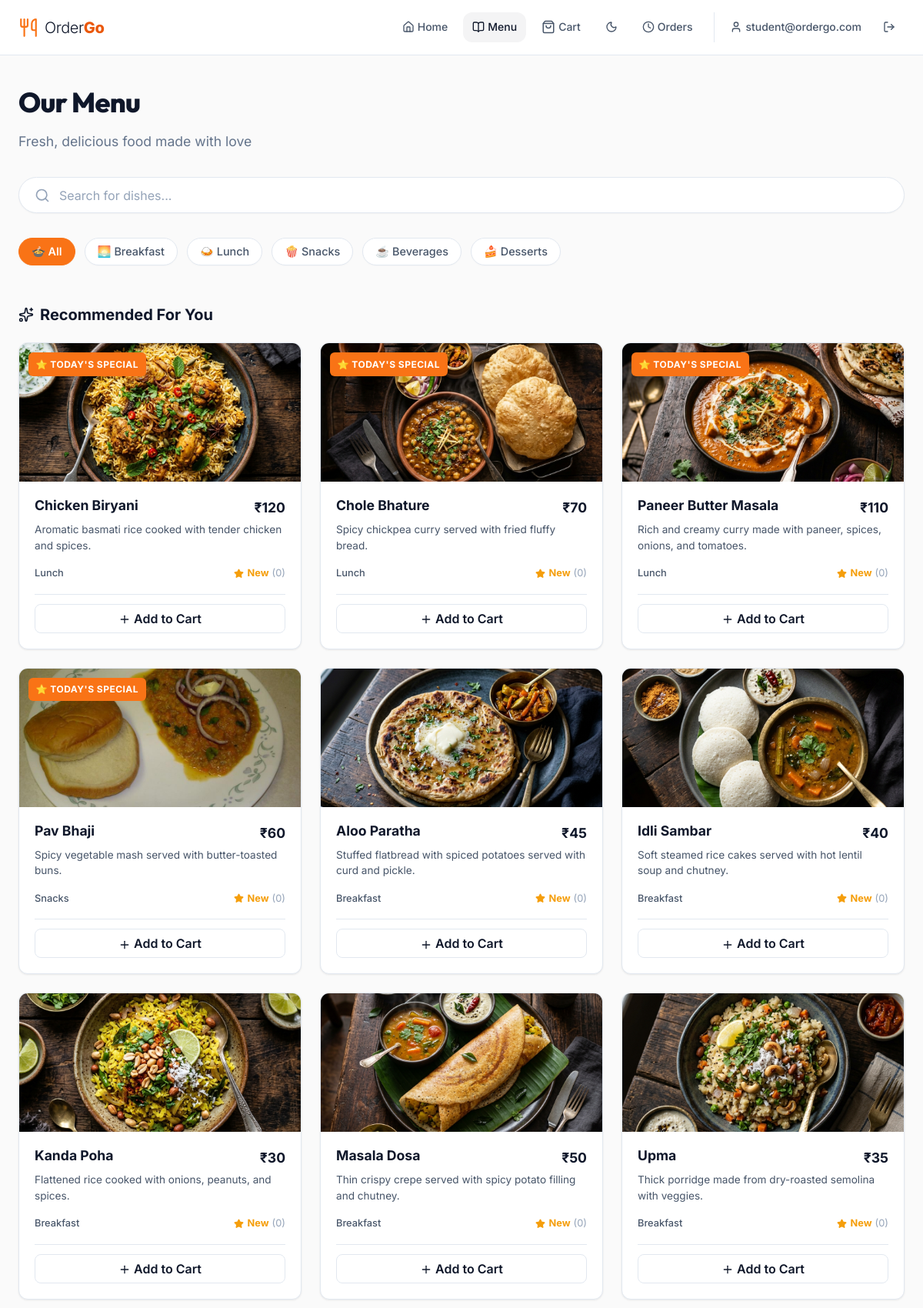
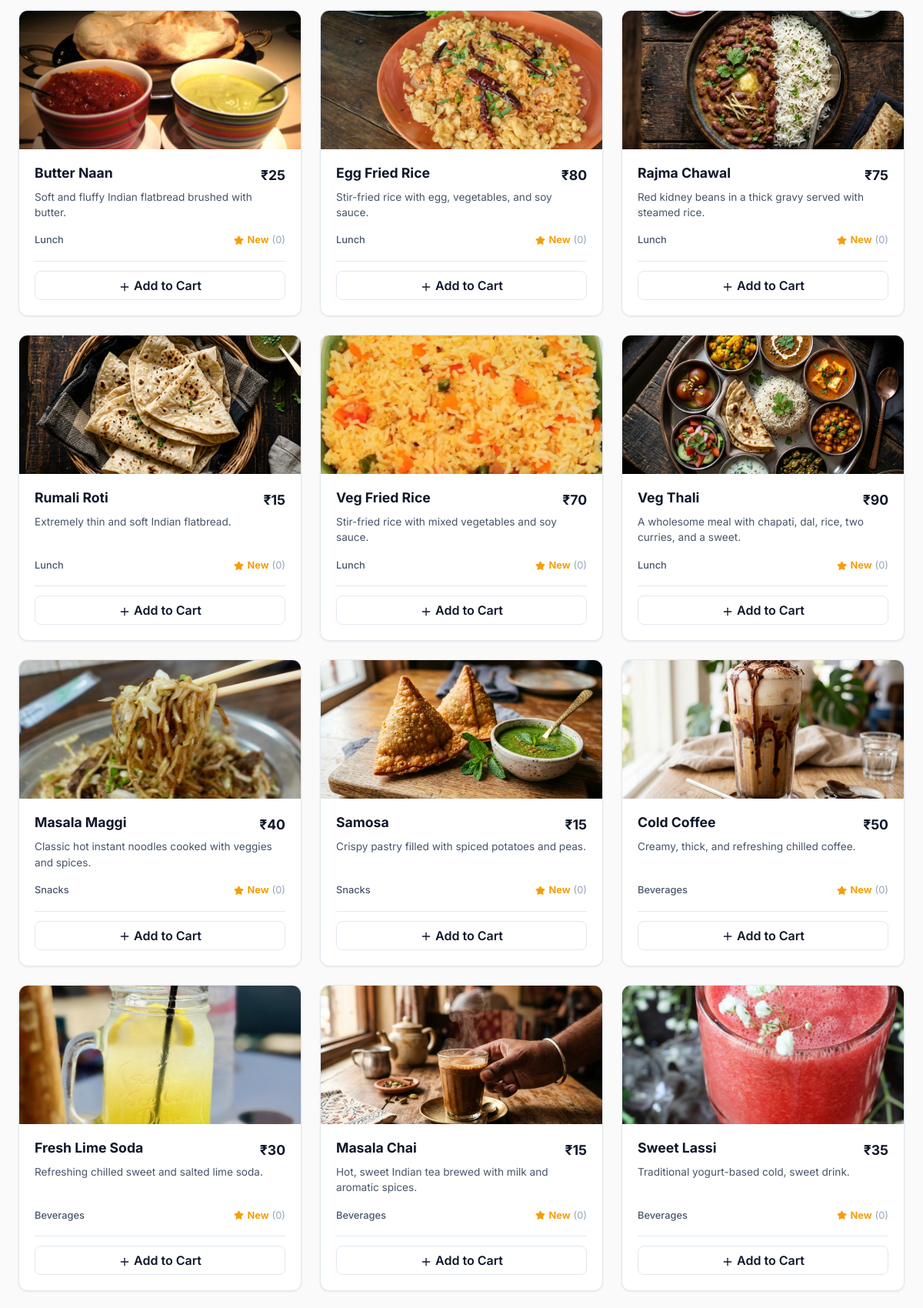
Page /menu.php (signed in, upper part) on the committed database (2 pictures, top to bottom).
### tables this page shows
CREATE TABLE IF NOT EXISTS odg_menu_items (
  item_id INT AUTO_INCREMENT PRIMARY KEY,
  name VARCHAR(255) NOT NULL,
  description TEXT,
  category ENUM('breakfast', 'lunch', 'snacks', 'beverages', 'desserts') NOT NULL,
  price DECIMAL(10, 2) NOT NULL,
  stock INT DEFAULT 50,
  image_url VARCHAR(255),
  is_available BOOLEAN DEFAULT 1,
  is_daily_special BOOLEAN DEFAULT 0,
  created_at DATETIME DEFAULT CURRENT_TIMESTAMP
);

### includes/helpers.php (called while the page is built, shortened)
<?php
function format_price($price): string {
    $val = floatval($price);
    return '₹' . number_format($val, (floor($val) == $val ? 0 : 2));
}
function get_image_url(?string $path): string {
    if (str_starts_with($path, 'assets/') || str_starts_with($path, 'uploads/')) {
        return ROOT_PATH . '/' . $path;
    }
    return ROOT_PATH . '/' . $path;
}

### includes/auth.php (called while the page is built, shortened)
<?php
function is_logged_in(): bool {
    return isset($_SESSION['user']) && !empty($_SESSION['user']['user_id']);
}
function current_user(): ?array {
    return $_SESSION['user'] ?? null;
}

### menu.php (the view, shortened to what this page needs)
<?php
require_once __DIR__ . '/includes/helpers.php';
require_once __DIR__ . '/includes/auth.php';
$db = get_db();
$sql = "
    SELECT m.*,
           COALESCE(AVG(f.rating), 0) as avg_rating,
           COUNT(f.feedback_id) as review_count
    FROM odg_menu_items m
    LEFT JOIN odg_feedback f ON m.item_id = f.item_id
    GROUP BY m.item_id
    ORDER BY m.is_daily_special DESC, m.category ASC, m.name ASC
";
$stmt = $db->query($sql);
$menuItems = $stmt->fetchAll();
$categories = [
    'all'       => '🍲 All',
    'breakfast' => '🌅 Breakfast',
    'lunch'     => '🍛 Lunch',
    'snacks'    => '🍿 Snacks',
    'beverages' => '☕ Beverages',
    'desserts'  => '🍰 Desserts',
];
$activeCat = $_GET['cat'] ?? 'all';
require __DIR__ . '/includes/header.php';
?>
<div class="page container">
  <div class="page-header" style="margin-bottom: 2rem;">
    <h1 class="page-title" style="font-size: 2.25rem; font-weight: 800; color: #0f172a; margin-bottom: 0.5rem;">Our Menu</h1>
    <p class="page-subtitle" style="color: #64748b; font-size: 1.1rem;">Fresh, delicious food made with love</p>
  </div>
  <div class="menu-search-bar">
    <i data-lucide="search" class="search-icon" style="width: 20px; height: 20px;"></i>
    <input type="text" id="menu-search" class="search-input" placeholder="Search for dishes..." oninput="filterMenuItems()">
  </div>
  <div class="category-tabs">
    <?php foreach ($categories as $catKey => $catLabel): ?>
      <button class="category-tab <?= $activeCat === $catKey ? 'active' : '' ?>" onclick="selectCategory('<?= $catKey ?>', this)">
        <?= $catLabel ?>
      </button>
    <?php endforeach; ?>
  </div>
  <h2 style="font-size: 1.25rem; font-weight: 700; color: #0f172a; margin-bottom: 1.25rem; display: flex; align-items: center; gap: 0.5rem;">
    <i data-lucide="sparkles" style="width: 20px; height: 20px;"></i> Recommended For You
  </h2>
  <div class="menu-grid" id="menu-grid-container">
    <?php foreach ($menuItems as $item): ?>
      <?php
        $isSoldOut = (!$item['is_available'] || $item['stock'] <= 0);
        $rating = round($item['avg_rating'], 1);
        $imgUrl = get_image_url($item['image_url']);
      ?>
      <div class="glass-card menu-card <?= $isSoldOut ? 'unavailable' : '' ?>"
           data-cart-item-id="<?= $item['item_id'] ?>"
           data-name="<?= htmlspecialchars(strtolower($item['name'])) ?>"
           data-category="<?= $item['category'] ?>"
           data-desc="<?= htmlspecialchars(strtolower($item['description'])) ?>">
        <?php if ($item['is_daily_special']): ?>
          <span class="badge badge-special menu-card-badge">⭐ TODAY'S SPECIAL</span>
        <?php endif; ?>
        <div class="menu-card-image" onclick="openItemModal(<?= htmlspecialchars(json_encode($item)) ?>)">
          <img src="<?= $imgUrl ?>" alt="<?= htmlspecialchars($item['name']) ?>" class="menu-card-img" loading="lazy">
        </div>
        <div class="menu-card-content">
          <div class="menu-card-header">
            <h3 class="menu-card-name" onclick="openItemModal(<?= htmlspecialchars(json_encode($item)) ?>)">
              <?= htmlspecialchars($item['name']) ?>
            </h3>
            <?php if (is_logged_in()): ?>
              <span class="menu-card-price"><?= format_price($item['price']) ?></span>
            <?php endif; ?>
          </div>
          <p class="menu-card-desc"><?= htmlspecialchars($item['description']) ?></p>
          <div class="menu-card-meta">
            <span style="text-transform: capitalize; font-weight: 500;"><?= $item['category'] ?></span>
            <div class="menu-card-rating">
              <i data-lucide="star" style="width: 13px; height: 13px; fill: currentColor;"></i>
              <span><?= $rating > 0 ? $rating : 'New' ?></span>
              <span class="rating-count">(<?= $item['review_count'] ?>)</span>
            </div>
          </div>
          <div class="menu-card-actions">
            <?php if (!$isSoldOut): ?>
              <?php $u = current_user(); if ($u && !in_array($u['role'], ['admin', 'staff'])): ?>
                <button class="btn-add-cart"
                        onclick="Cart.addItem({item_id: <?= $item['item_id'] ?>, name: '<?= addslashes($item['name']) ?>', price: <?= $item['price'] ?>, image_url: '<?= addslashes($imgUrl) ?>'})">
                  <span class="hide-on-mobile"><i data-lucide="plus" style="width:16px;height:16px;vertical-align:middle;"></i> Add to Cart</span>
                </button>
              <?php endif; ?>
            <?php else: ?>
              <button class="btn btn-secondary btn-sm w-full" disabled style="opacity: 0.7; cursor: not-allowed; border-radius: 8px;">Out of Stock</button>
            <?php endif; ?>
          </div>
        </div>
      </div>
    <?php endforeach; ?>
  </div>
</div>
<?php require __DIR__ . '/includes/footer.php'; ?>

### assets/css/main.css (style rules this page uses)
:root { --bg-primary: #FAFAFA; --bg-secondary: #F4F4F5; --bg-tertiary: #E4E4E7; --bg-card: #FFFFFF; --bg-glass: rgba(255, 255, 255, 0.9); --bg-glass-hover: rgba(255, 255, 255, 1); --bg-glass-active: rgba(244, 244, 245, 1); --accent-primary: #F97316; --accent-primary-hover: #EA580C; --accent-primary-active: #C2410C; --accent-secondary: #FB923C; --accent-gradient: linear-gradient(135deg, #F97316 0%, #EA580C 100%); --accent-gradient-hover: linear-gradient(135deg, #FB923C 0%, #F97316 100%); --accent-glow: rgba(249, 115, 22, 0.18); --accent-tint: #FFF7ED; --accent-subtle: #FFEDD5; --status-pending: #F59E0B; --status-preparing: #3B82F6; --status-ready: #EA580C; --status-completed: #10B981; --status-cancelled: #EF4444; --text-primary: #0F172A; --text-secondary: #475569; --text-muted: #94A3B8; --text-accent: #EA580C; --border-subtle: #E2E8F0; --border-medium: #CBD5E1; --border-accent: rgba(249, 115, 22, 0.25); --shadow-sm: 0 1px 2px rgba(0, 0, 0, 0.04); --shadow-md: 0 4px 6px -1px rgba(0, 0, 0, 0.06), 0 2px 4px -2px rgba(0, 0, 0, 0.04); --shadow-lg: 0 10px 15px -3px rgba(0, 0, 0, 0.07), 0 4px 6px -4px rgba(0, 0, 0, 0.03); --shadow-glow: 0 0 18px rgba(249, 115, 22, 0.18); --shadow-card: 0 1px 3px rgba(0, 0, 0, 0.05), 0 1px 2px rgba(0, 0, 0, 0.03); --space-xs: 0.25rem; --space-sm: 0.5rem; --space-md: 1rem; --space-lg: 1.5rem; --space-xl: 2rem; --space-2xl: 3rem; --space-3xl: 4rem; --font-family: 'Inter', -apple-system, BlinkMacSystemFont, 'Segoe UI', sans-serif; --font-display: 'Outfit', 'Inter', -apple-system, sans-serif; --font-size-xs: 0.75rem; --font-size-sm: 0.875rem; --font-size-md: 1rem; --font-size-lg: 1.125rem; --font-size-xl: 1.25rem; --font-size-2xl: 1.5rem; --font-size-3xl: 2rem; --font-size-4xl: 2.5rem; --font-size-5xl: 3.5rem; --radius-sm: 0.375rem; --radius-md: 0.75rem; --radius-lg: 1rem; --radius-xl: 1.5rem; --radius-full: 9999px; --transition-fast: 150ms ease; --transition-base: 200ms ease; --transition-slow: 300ms ease; --max-width: 1200px; --navbar-height: 72px; }
*, *::before, *::after { margin: 0; padding: 0; box-sizing: border-box; }
html { font-size: 16px; scroll-behavior: smooth; }
body { font-family: var(--font-family); background: var(--bg-primary); color: var(--text-primary); line-height: 1.6; min-height: 100vh; display: flex; flex-direction: column; }
img { max-width: 100%; display: block; }
input, select, textarea, button { font-family: inherit; font-size: inherit; color: inherit; }
.container { width: 100%; max-width: var(--max-width); margin: 0 auto; padding: 0 var(--space-lg); }
.page { padding-top: calc(var(--navbar-height) + var(--space-xl)); padding-bottom: var(--space-3xl); flex: 1; }
.page-header { margin-bottom: var(--space-2xl); }
.page-title { font-family: var(--font-display); font-size: var(--font-size-3xl); font-weight: 800; color: var(--text-primary); margin-bottom: var(--space-sm); letter-spacing: -0.02em; }
.page-subtitle { color: var(--text-secondary); font-size: var(--font-size-lg); }
.glass-card { background: var(--bg-card); border: 1px solid var(--border-subtle); border-radius: var(--radius-lg); box-shadow: var(--shadow-card); transition: border-color var(--transition-fast), box-shadow var(--transition-fast); }
.badge { display: inline-flex; align-items: center; gap: 0.35rem; padding: 0.3rem 0.75rem; border-radius: var(--radius-full); font-size: var(--font-size-xs); font-weight: 700; text-transform: uppercase; letter-spacing: 0.04em; }

### rows in the picture
odg_menu_items: is_daily_special "⭐ TODAY'S SPECIAL", image_url (picture), name "Chicken Biryani", price "₹120", description "Aromatic basmati rice cooked with tender chicken and spices.", category "Lunch", review_count "0"
odg_menu_items: is_daily_special "⭐ TODAY'S SPECIAL", image_url (picture), name "Chole Bhature", price "₹70", description "Spicy chickpea curry served with fried fluffy bread.", category "Lunch", review_count "0"
odg_menu_items: is_daily_special "⭐ TODAY'S SPECIAL", image_url (picture), name "Paneer Butter Masala", price "₹110", description "Rich and creamy curry made with paneer, spices, onions, and tomatoes.", category "Lunch", review_count "0"
odg_menu_items: is_daily_special "⭐ TODAY'S SPECIAL", image_url (picture), name "Pav Bhaji", price "₹60", description "Spicy vegetable mash served with butter-toasted buns.", category "Snacks", review_count "0"
odg_menu_items: image_url (picture), name "Aloo Paratha", price "₹45", description "Stuffed flatbread with spiced potatoes served with curd and pickle.", category "Breakfast", review_count "0"
odg_menu_items: image_url (picture), name "Idli Sambar", price "₹40", description "Soft steamed rice cakes served with hot lentil soup and chutney.", category "Breakfast", review_count "0"
odg_menu_items: image_url (picture), name "Kanda Poha", price "₹30", description "Flattened rice cooked with onions, peanuts, and spices.", category "Breakfast", review_count "0"
odg_menu_items: image_url (picture), name "Masala Dosa", price "₹50", description "Thin crispy crepe served with spicy potato filling and chutney.", category "Breakfast", review_count "0"
odg_menu_items: image_url (picture), name "Upma", price "₹35", description "Thick porridge made from dry-roasted semolina with veggies.", category "Breakfast", review_count "0"
odg_menu_items: image_url (picture), name "Butter Naan", price "₹25", description "Soft and fluffy Indian flatbread brushed with butter.", category "Lunch", review_count "0"
odg_menu_items: image_url (picture), name "Egg Fried Rice", price "₹80", description "Stir-fried rice with egg, vegetables, and soy sauce.", category "Lunch", review_count "0"
odg_menu_items: image_url (picture), name "Rajma Chawal", price "₹75", description "Red kidney beans in a thick gravy served with steamed rice.", category "Lunch", review_count "0"
odg_menu_items: image_url (picture), name "Rumali Roti", price "₹15", description "Extremely thin and soft Indian flatbread.", category "Lunch", review_count "0"
odg_menu_items: image_url (picture), name "Veg Fried Rice", price "₹70", description "Stir-fried rice with mixed vegetables and soy sauce.", category "Lunch", review_count "0"
odg_menu_items: image_url (picture), name "Veg Thali", price "₹90", description "A wholesome meal with chapati, dal, rice, two curries, and a sweet.", category "Lunch", review_count "0"
odg_menu_items: image_url (picture), name "Masala Maggi", price "₹40", description "Classic hot instant noodles cooked with veggies and spices.", category "Snacks", review_count "0"
odg_menu_items: image_url (picture), name "Samosa", price "₹15", description "Crispy pastry filled with spiced potatoes and peas.", category "Snacks", review_count "0"
odg_menu_items: image_url (picture), name "Cold Coffee", price "₹50", description "Creamy, thick, and refreshing chilled coffee.", category "Beverages", review_count "0"
odg_menu_items: image_url (picture), name "Fresh Lime Soda", price "₹30", description "Refreshing chilled sweet and salted lime soda.", category "Beverages", review_count "0"
odg_menu_items: image_url (picture), name "Masala Chai", price "₹15", description "Hot, sweet Indian tea brewed with milk and aromatic spices.", category "Beverages", review_count "0"
odg_menu_items: image_url (picture), name "Sweet Lassi", price "₹35", description "Traditional yogurt-based cold, sweet drink.", category "Beverages", review_count "0"

### other values in the picture
$user['name'] ?: $user['email'] "student@ordergo.com"
$catLabel "🍲 All"
$catLabel "🌅 Breakfast"
$catLabel "🍛 Lunch"
$catLabel "🍿 Snacks"
$catLabel "☕ Beverages"
$catLabel "🍰 Desserts"
